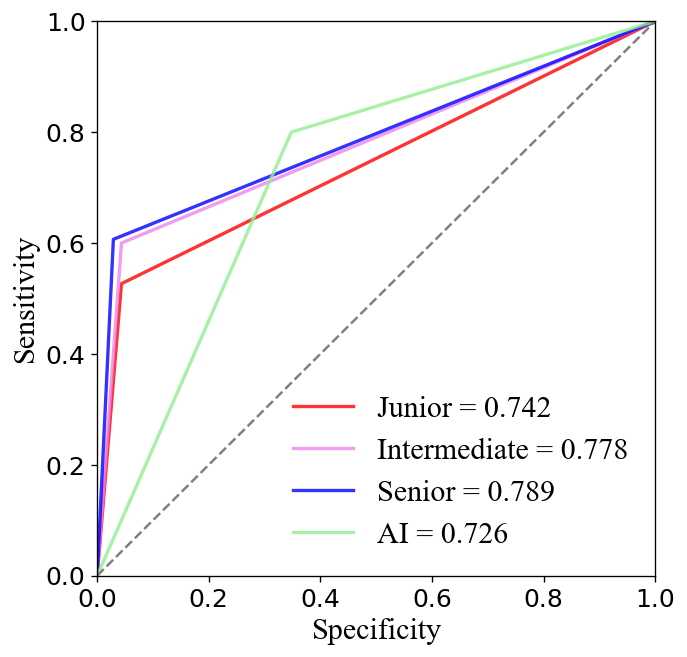

Reproduce this figure in Python.
from sklearn import metrics
import pylab as plt
import pandas as pd
import numpy as np
from scipy.interpolate import make_interp_spline

r1 = pd.read_csv(
    r"./有无脂肪肝统计数据.csv",
    header=None,
    names=['初级医师诊断', '中级医师诊断', '高级医师诊断', 'AI诊断', '病理']
)


# r2 = pd.read_csv(r"C:\Users\Royalwen\Desktop\xgboost.csv", header=None, names=['用户标识', '标签', '预测'])
# r3 = pd.read_csv(r"C:\Users\Royalwen\Desktop\rf.csv", header=None, names=['标签', '预测'])


def ks(y, s1, s2, s3, s4):
    Font = {'size': 18, 'family': 'Times New Roman'}

    fpr1, tpr1, _ = metrics.roc_curve(y, s1)
    fpr2, tpr2, _ = metrics.roc_curve(y, s2)
    fpr3, tpr3, _ = metrics.roc_curve(y, s3)
    fpr4, tpr4, _ = metrics.roc_curve(y, s4)

    roc_auc1 = metrics.auc(fpr1, tpr1)
    roc_auc2 = metrics.auc(fpr2, tpr2)
    roc_auc3 = metrics.auc(fpr3, tpr3)
    roc_auc4 = metrics.auc(fpr4, tpr4)

    # plt.figure(figsize=(20, 20), dpi=100)
    fig = plt.figure(figsize=(6, 6), dpi=100)
    lw = 2

    plt.plot(fpr1, tpr1, color='r', lw=lw, alpha=0.8, label='Junior = %0.3f' % roc_auc1)
    plt.plot(fpr2, tpr2, color='violet', lw=lw, alpha=0.8, label='Intermediate = %0.3f' % roc_auc2)
    plt.plot(fpr3, tpr3, color="blue", lw=lw, alpha=0.8, label='Senior = %0.3f' % roc_auc3)
    plt.plot(fpr4, tpr4, color="lightgreen", lw=lw, alpha=0.8, label='AI = %0.3f' % roc_auc4)

    plt.legend(loc='lower right', prop=Font, frameon=False)
    plt.plot([0, 1], [0, 1], '--', color='grey')
    plt.xlim([0, 1])
    plt.ylim([0, 1])
    plt.ylabel('Sensitivity', Font)
    plt.xlabel('Specificity', Font)
    # plt.title('ROC Curve', fontsize=25)

    # plt.xticks(np.arange(0, 1, step=0.1))
    # plt.yticks(np.arange(0, 1, step=0.1))

    plt.tick_params(labelsize=15)
    plt.show()
    fig.savefig('zfg_roc.png', dpi=120, bbox_inches='tight')
    return abs(fpr1 - tpr1).max(), abs(fpr2 - tpr2).max(), abs(fpr3 - tpr3).max()


yb = r1.病理[1:220]
score1 = r1.初级医师诊断[1:220]
score2 = r1.中级医师诊断[1:220]
score3 = r1.高级医师诊断[1:220]
score4 = r1.AI诊断[1:220]

yb = list(map(int, yb))
score1 = list(map(int, score1))
score2 = list(map(int, score2))
score3 = list(map(int, score3))
score4 = list(map(int, score4))

print(ks(np.array(yb), np.array(score1), np.array(score2), np.array(score3), np.array(score4)))
